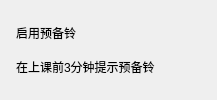
          <widget class="CardWidget" name="CardWidget_16">
           <property name="minimumSize">
            <size>
             <width>0</width>
             <height>70</height>
            </size>
           </property>
           <layout class="QHBoxLayout" name="horizontalLayout_28">
            <property name="leftMargin">
             <number>16</number>
            </property>
            <property name="topMargin">
             <number>16</number>
            </property>
            <property name="rightMargin">
             <number>16</number>
            </property>
            <property name="bottomMargin">
             <number>16</number>
            </property>
            <item>
             <layout class="QVBoxLayout" name="verticalLayout_18">
              <property name="spacing">
               <number>0</number>
              </property>
              <item>
               <widget class="StrongBodyLabel" name="CW6_label_9">
                <property name="sizePolicy">
                 <sizepolicy hsizetype="Expanding" vsizetype="Preferred">
                  <horstretch>0</horstretch>
                  <verstretch>0</verstretch>
                 </sizepolicy>
                </property>
                <property name="text">
                 <string>启用预备铃</string>
                </property>
               </widget>
              </item>
              <item>
               <widget class="CaptionLabel" name="CW6_label_10">
                <property name="text">
                 <string>在上课前3分钟提示预备铃</string>
                </property>
                <property name="wordWrap">
                 <bool>true</bool>
                </property>
                <property name="lightColor" stdset="0">
                 <color alpha="150">
                  <red>0</red>
                  <green>0</green>
                  <blue>0</blue>
                 </color>
                </property>
                <property name="darkColor" stdset="0">
                 <color alpha="200">
                  <red>255</red>
                  <green>255</green>
                  <blue>255</blue>
                 </color>
                </property>
               </widget>
              </item>
             </layout>
            </item>
            <item>
             <spacer name="horizontalSpacer_3">
              <property name="orientation">
               <enum>Qt::Horizontal</enum>
              </property>
              <property name="sizeHint" stdset="0">
               <size>
                <width>40</width>
                <height>20</height>
               </size>
              </property>
             </spacer>
            </item>
            <item>
             <widget class="SwitchButton" name="dp_Preliminary_button">
              <property name="onText">
               <string>启用</string>
              </property>
              <property name="offText">
               <string>禁用</string>
              </property>
             </widget>
            </item>
           </layout>
          </widget>
